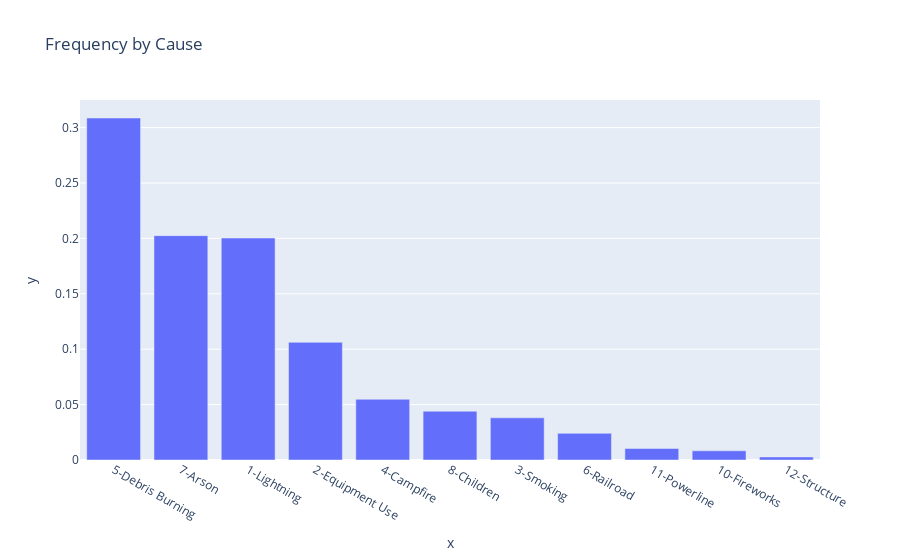

The cell this chart's notebook holds for it:
### Code cell
px.bar(x = cause_frequency.index, y = cause_frequency.values, title = 'Frequency by Cause', titie_x = 0.5)

### Figure 1 — Plotly figure (JSON) as saved in the notebook; plotly's stock layout.template omitted (floating-point values rounded to 4 significant figures)
{"data": [{"alignmentgroup": "True", "hovertemplate": "x=%{x}<br>y=%{y}<extra></extra>", "legendgroup": "", "marker": {"color": "#636efa"}, "name": "", "offsetgroup": "", "orientation": "v", "showlegend": false, "textposition": "auto", "type": "bar", "x": ["5-Debris Burning", "7-Arson", "1-Lightning", "2-Equipment Use", "4-Campfire", "8-Children", "3-Smoking", "6-Railroad", "11-Powerline", "10-Fireworks", "12-Structure"], "xaxis": "x", "y": [0.3087, 0.2025, 0.2003, 0.1062, 0.05478, 0.04401, 0.03804, 0.02407, 0.01039, 0.008274, 0.002731], "yaxis": "y"}], "layout": {"autosize": true, "barmode": "relative", "legend": {"tracegroupgap": 0}, "title": {"text": "Frequency by Cause"}, "xaxis": {"anchor": "y", "autorange": true, "domain": [0, 1], "range": [-0.5, 10.5], "title": {"text": "x"}, "type": "category"}, "yaxis": {"anchor": "x", "autorange": true, "domain": [0, 1], "range": [0, 0.3249], "title": {"text": "y"}, "type": "linear"}}}
